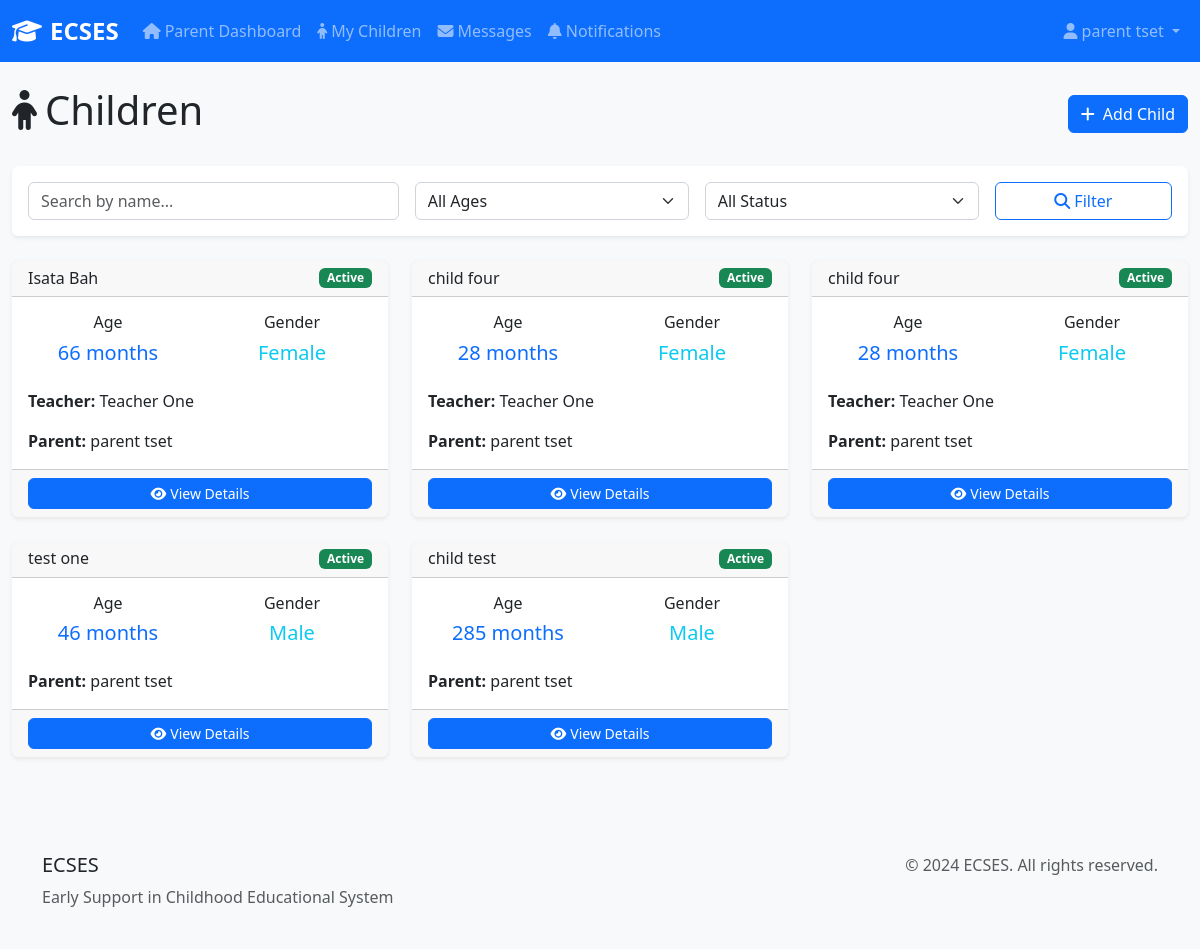
Screenshot of /earlycare/ (signed in) with the database file from the repository.
### earlycare/models.py (models this page shows, shortened)
class Child(models.Model):
    GENDER_CHOICES = [
        ('M', 'Male'),
        ('F', 'Female'),
        ('O', 'Other'),
    ]
    first_name = models.CharField(max_length=100)
    last_name = models.CharField(max_length=100)
    date_of_birth = models.DateField()
    gender = models.CharField(max_length=1, choices=GENDER_CHOICES)
    parent = models.ForeignKey(User, on_delete=models.CASCADE, related_name='children')
    teacher = models.ForeignKey(User, on_delete=models.SET_NULL, null=True, blank=True, related_name='assigned_children', default=None)
    medical_conditions = models.TextField(blank=True, help_text="Any medical conditions or special needs")
    emergency_contact = models.CharField(max_length=100, blank=True)
    emergency_phone = models.CharField(max_length=15, blank=True)
    created_at = models.DateTimeField(auto_now_add=True)
    updated_at = models.DateTimeField(auto_now=True)
    is_active = models.BooleanField(default=True)
    class Meta:
        verbose_name = "Child"
        verbose_name_plural = "Children"
        ordering = ['last_name', 'first_name']
    @property
    def age_in_months(self):
        from datetime import date
        today = date.today()
        return (today.year - self.date_of_birth.year) * 12 + (today.month - self.date_of_birth.month)

### earlycare/views.py (the view, shortened to what this page needs)
# urls.py: path('', views.child_list, name='child_list'),
@login_required
def child_list(request):
    children = get_user_accessible_children(request.user)
    search = request.GET.get('search')
    if search:
        children = children.filter(
            Q(first_name__icontains=search) |
            Q(last_name__icontains=search)
        )
    age_range = request.GET.get('age_range')
    status = request.GET.get('status')
    if status:
        children = children.filter(is_active=(status == 'active'))
    paginator = Paginator(children, 12)
    page_number = request.GET.get('page')
    children_page = paginator.get_page(page_number)
    context = {
        'children': children_page,
    }
    return render(request, 'earlycare/child/list.html', context)

### earlycare/permissions.py (called while the page is built)
def get_user_accessible_children(user):
    from .models import Child
    if not user.is_authenticated:
        return Child.objects.none()
    if user.is_superuser or (hasattr(user, 'userprofile') and user.userprofile.role == 'admin'):
        return Child.objects.all()
    if hasattr(user, 'userprofile') and user.userprofile.role == 'parent':
        return Child.objects.filter(parent=user)
    if hasattr(user, 'userprofile') and user.userprofile.role == 'teacher':
        return Child.objects.filter(teacher=user)
    return Child.objects.none()

### templates/earlycare/child/list.html (shortened to what this page needs)
{% extends 'base.html' %}
{% load static %}
{% block content %}
<div class="row">
    <div class="col-12">
        <div class="d-flex justify-content-between align-items-center mb-4">
            <h1>
                <i class="fas fa-child me-2"></i>Children
            </h1>
            {% if user.userprofile.role == 'teacher' or user.userprofile.role == 'parent' or user.is_superuser %}
            <a href="{% url 'earlycare:child_new' %}" class="btn btn-primary">
                <i class="fas fa-plus me-2"></i>Add Child
            </a>
            {% endif %}
        </div>
    </div>
</div>
<div class="row mb-4">
    <div class="col-12">
        <div class="card">
            <div class="card-body">
                <form method="get" class="row g-3">
                    <div class="col-md-4">
                        <input type="text" class="form-control" name="search" placeholder="Search by name..." value="{{ request.GET.search }}">
                    </div>
                    <div class="col-md-3">
                        <select class="form-select" name="age_range">
                            <option value="">All Ages</option>
                        </select>
                    </div>
                    <div class="col-md-3">
                        <select class="form-select" name="status">
                            <option value="">All Status</option>
                        </select>
                    </div>
                    <div class="col-md-2">
                        <button type="submit" class="btn btn-outline-primary w-100">
                            <i class="fas fa-search me-1"></i>Filter
                        </button>
                    </div>
                </form>
            </div>
        </div>
    </div>
</div>
<div class="row">
    {% for child in children %}
    <div class="col-md-6 col-lg-4 mb-4">
        <div class="card h-100">
            <div class="card-header d-flex justify-content-between align-items-center">
                <h6 class="mb-0">{{ child.first_name }} {{ child.last_name }}</h6>
                <span class="badge bg-{% if child.is_active %}success{% else %}secondary{% endif %}">
                    {% if child.is_active %}Active{% else %}Inactive{% endif %}
                </span>
            </div>
            <div class="card-body">
                <div class="row text-center mb-3">
                    <div class="col-6">
                        <h6>Age</h6>
                        <h5 class="text-primary">{{ child.age_in_months }} months</h5>
                    </div>
                    <div class="col-6">
                        <h6>Gender</h6>
                        <h5 class="text-info">{{ child.get_gender_display }}</h5>
                    </div>
                </div>
                {% if child.teacher %}
                <p class="card-text">
                    <strong>Teacher:</strong> {{ child.teacher.get_full_name|default:child.teacher.username }}
                </p>
                {% endif %}
                {% if child.parent %}
                <p class="card-text">
                    <strong>Parent:</strong> {{ child.parent.get_full_name|default:child.parent.username }}
                </p>
                {% endif %}
            </div>
            <div class="card-footer">
                <div class="d-grid gap-2">
                    <a href="{% url 'earlycare:child_detail' child.id %}" class="btn btn-primary btn-sm">
                        <i class="fas fa-eye me-1"></i>View Details
                    </a>
                </div>
            </div>
        </div>
    </div>
    {% endfor %}
</div>
{% endblock %}

### templates/base.html (shortened to what this page needs)
{% load static %}
<!DOCTYPE html>
<html lang="en">
<head>
    <link href="https://cdn.jsdelivr.net/npm/bootstrap@5.3.0/dist/css/bootstrap.min.css" rel="stylesheet">
    <link href="https://cdnjs.cloudflare.com/ajax/libs/font-awesome/6.4.0/css/all.min.css" rel="stylesheet">
    <link href="{% static 'css/styles.css' %}" rel="stylesheet">
</head>
<body>
    <nav class="navbar navbar-expand-lg navbar-dark bg-primary">
        <div class="container-fluid">
            <a class="navbar-brand" href="{% url 'home' %}">
                <i class="fas fa-graduation-cap me-2"></i>ECSES
            </a>
            {% if user.is_authenticated %}
            <div class="collapse navbar-collapse" id="navbarNav">
                <ul class="navbar-nav me-auto">
                    {% if user.is_superuser or user.userprofile.role == 'admin' %}
                        <li class="nav-item">
                            <a class="nav-link" href="{% url 'admin_dashboard' %}">
                                <i class="fas fa-tachometer-alt me-1"></i>Admin Dashboard
                            </a>
                        </li>
                        <li class="nav-item">
                            <a class="nav-link" href="{% url 'connecthub:user_management' %}">
                                <i class="fas fa-users me-1"></i>User Management
                            </a>
                        </li>
                    {% elif user.userprofile.role == 'parent' %}
                        <li class="nav-item">
                            <a class="nav-link" href="{% url 'parent_dashboard' %}">
                                <i class="fas fa-home me-1"></i>Parent Dashboard
                            </a>
                        </li>
                        <li class="nav-item">
                            <a class="nav-link" href="{% url 'earlycare:child_list' %}">
                                <i class="fas fa-child me-1"></i>My Children
                            </a>
                        </li>
                    {% endif %}
                    <li class="nav-item">
                        <a class="nav-link" href="{% url 'connecthub:inbox' %}">
                            <i class="fas fa-envelope me-1"></i>Messages
                        </a>
                    </li>
                    <li class="nav-item">
                        <a class="nav-link" href="{% url 'connecthub:notifications' %}">
                            <i class="fas fa-bell me-1"></i>Notifications
                        </a>
                    </li>
                </ul>
                <ul class="navbar-nav">
                    <li class="nav-item dropdown">
                        <a class="nav-link dropdown-toggle" href="#" id="navbarDropdown" role="button" data-bs-toggle="dropdown">
                            <i class="fas fa-user me-1"></i>{{ user.get_full_name|default:user.username }}
                        </a>
                    </li>
                </ul>
            </div>
            {% endif %}
        </div>
    </nav>
    <main class="container-fluid mt-4">
        {% block content %}{% endblock %}
    </main>
    <footer class="bg-light mt-5 py-4">
        <div class="container">
            <div class="row">
                <div class="col-md-6">
                    <h5>ECSES</h5>
                    <p class="text-muted">Early Support in Childhood Educational System</p>
                </div>
                <div class="col-md-6 text-end">
                    <p class="text-muted">&copy; 2024 ECSES. All rights reserved.</p>
                </div>
            </div>
        </div>
    </footer>
</body>
</html>

### static/css/styles.css (style rules this page uses)
body { font-family: 'Segoe UI', Tahoma, Geneva, Verdana, sans-serif; background-color: #f8f9fa; }
.navbar-brand { font-weight: bold; font-size: 1.5rem; }
.card { border: none; box-shadow: 0 0.125rem 0.25rem rgba(0, 0, 0, 0.075); transition: box-shadow 0.15s ease-in-out; }
.badge { font-size: 0.75rem; }
.btn { border-radius: 0.375rem; font-weight: 500; }
.form-control, .form-select { border-radius: 0.375rem; border: 1px solid #ced4da; }
.text-info { color: #0dcaf0 !important; }

### rows the page displays
Child: first_name "Isata", last_name "Bah", is_active "Active", age_in_months "66", gender "Female", teacher.get_full_name "Teacher One", parent.get_full_name "parent tset"
Child: first_name "child", last_name "four", is_active "Active", age_in_months "28", gender "Female", teacher.get_full_name "Teacher One", parent.get_full_name "parent tset"
Child: first_name "child", last_name "four", is_active "Active", age_in_months "28", gender "Female", teacher.get_full_name "Teacher One", parent.get_full_name "parent tset"
Child: first_name "test", last_name "one", is_active "Active", age_in_months "46", gender "Male", parent.get_full_name "parent tset"
Child: first_name "child", last_name "test", is_active "Active", age_in_months "285", gender "Male", parent.get_full_name "parent tset"

### other values shown
{{ user.get_full_name|default:user.username }} "parent tset"
